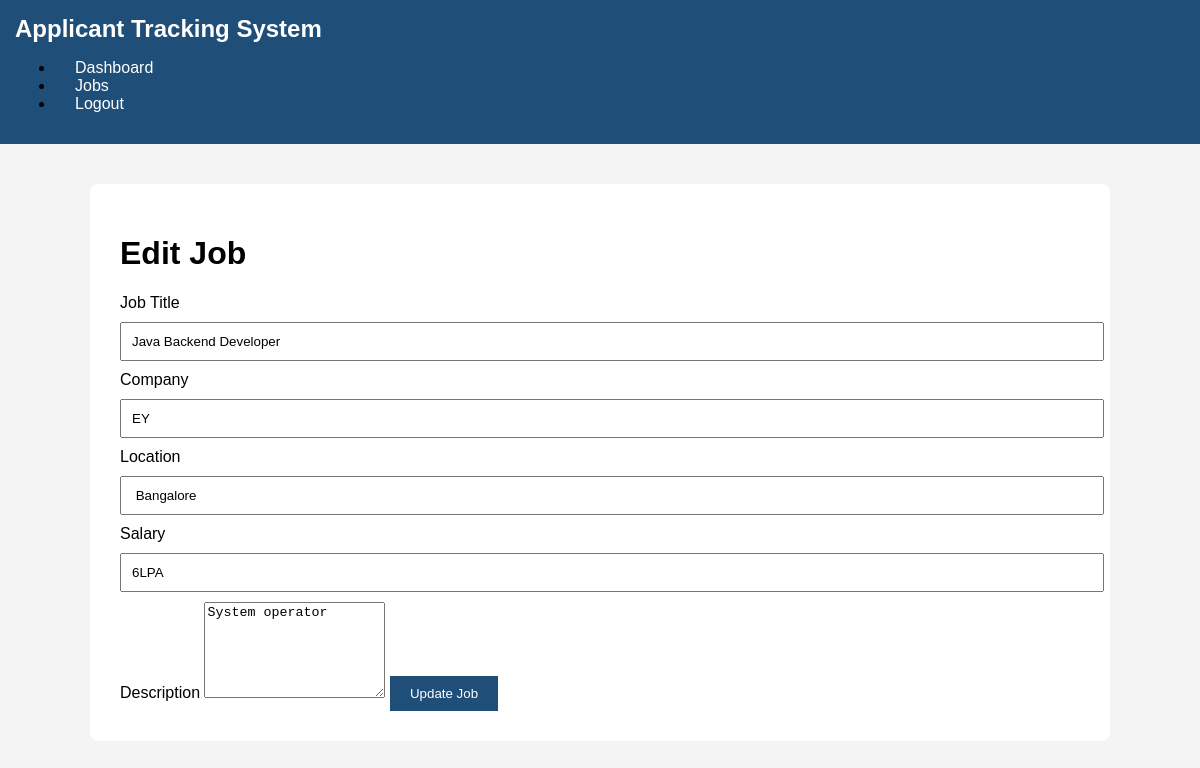
The page /edit_job/2 (signed in) on the database its author committed.
### app.py (models this page shows)
class Job(db.Model):
    id = db.Column(db.Integer, primary_key=True)
    title = db.Column(db.String(100), nullable=False)
    company = db.Column(db.String(100), nullable=False)
    location = db.Column(db.String(100), nullable=False)
    salary = db.Column(db.String(50))
    description = db.Column(db.Text)

### app.py (the view, shortened to what this page needs)
@app.route("/edit_job/<int:job_id>", methods=["GET", "POST"])
def edit_job(job_id):
    if "user_id" not in session:
        return redirect(url_for("login"))
    job = Job.query.get_or_404(job_id)
    return render_template(
        "edit_job.html",
        job=job
    )

### templates/edit_job.html (shortened to what this page needs)
<!DOCTYPE html>
<html>
<head>
    <link rel="stylesheet"
          href="{{ url_for('static', filename='style.css') }}">
</head>
<body>
<nav>
<h2>Applicant Tracking System</h2>
<ul>
<li><a href="{{ url_for('dashboard') }}">Dashboard</a></li>
<li><a href="{{ url_for('jobs') }}">Jobs</a></li>
<li><a href="{{ url_for('logout') }}">Logout</a></li>
</ul>
</nav>
<div class="container">
<h1>Edit Job</h1>
<form method="POST">
<label>Job Title</label>
<input
type="text"
name="title"
value="{{ job.title }}"
required>
<label>Company</label>
<input
type="text"
name="company"
value="{{ job.company }}"
required>
<label>Location</label>
<input
type="text"
name="location"
value="{{ job.location }}"
required>
<label>Salary</label>
<input
type="text"
name="salary"
value="{{ job.salary }}"
required>
<label>Description</label>
<textarea
name="description"
rows="6"
required>{{ job.description }}</textarea>
<button type="submit">
Update Job
</button>
</form>
</div>
</body>
</html>

### static/style.css (style rules this page uses)
body { margin:0; font-family:Arial, sans-serif; background:#f4f4f4; }
nav { background:#1f4e79; padding:15px; }
nav h2 { color:white; display:inline; }
nav a { color:white; text-decoration:none; margin-left:20px; }
.container { width:80%; margin:40px auto; background:white; padding:30px; border-radius:8px; }
input { width:100%; padding:10px; margin:10px 0; }
button { background:#1f4e79; color:white; border:none; padding:10px 20px; cursor:pointer; }

### rows shown on the page
Job: title "Java Backend Developer", company "EY", location "Bangalore", salary "6LPA", description "System operator"
